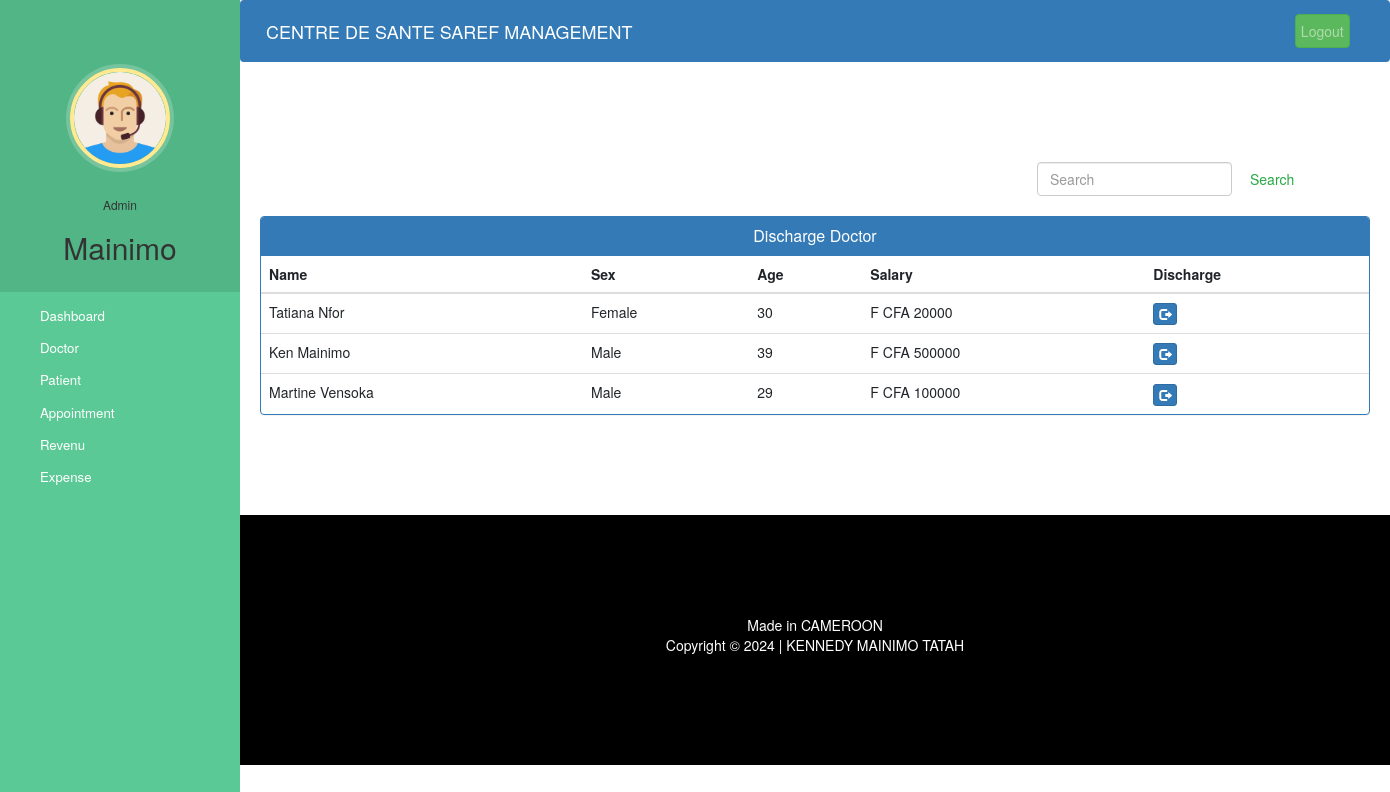
Screenshot of /admin-discharge-doctor (signed in) with the database file from the repository.
### hospital/models.py (models this page shows, shortened)
class Doctor(models.Model):
    user=models.OneToOneField(User,on_delete=models.CASCADE)
    profile_pic= models.ImageField(upload_to='profile_pic/DoctorProfilePic/',null=True,blank=True)
    address = models.CharField(max_length=40)
    salary = models.PositiveIntegerField(null=False,blank=True)
    sex = models.CharField(max_length=10,null=False,choices=sex,default='Male')
    age = models.IntegerField(null=False,blank=False)
    mobile = models.CharField(max_length=20,null=True)
    department = models.CharField(max_length=50,choices=departments,default='General dentist')
    status=models.BooleanField(default=False)
    admitDate=models.DateField(auto_now_add=True)
    @property
    def get_name(self):
        return self.user.first_name+" "+self.user.last_name

### hospital/views.py (the view)
# urls.py: path('admin-discharge-doctor', views.admin_discharge_doctor_view,name='admin-discharge-doctor'),
@login_required(login_url='adminlogin')
@user_passes_test(is_admin)
def admin_discharge_doctor_view(request):
    doctors=models.Doctor.objects.all().filter(status=True)
    return render(request,'hospital/admin_discharge_doctor.html',{'doctors':doctors})

### hospital/views.py (called while the page is built)
def is_admin(user):
    return user.groups.filter(name='ADMIN').exists()

### templates/hospital/admin_discharge_doctor.html (shortened to what this page needs)
{% extends 'hospital/admin_base.html' %}
{% block content %}
<head>
  <link href="//netdna.bootstrapcdn.com/bootstrap/3.0.0/css/bootstrap.min.css" rel="stylesheet" id="bootstrap-css">
</head>
<div class="container">
  <br><br>
  <form  action="/search-doctor" method="get" style="margin-left:70%;" class="form-inline my-2 my-lg-0">
    <input class="form-control mr-sm-2" type="search" placeholder="Search" name="query" id="query" aria-label="Search">
    <button class="btn btn-outline-success my-2 my-sm-0" type="submit">Search</button>
  </form>
  <br>
  <div class="panel panel-primary">
    <div class="panel-heading">
      <h6 class="panel-title">Discharge Doctor</h6>
    </div>
    <table class="table table-hover" id="dev-table">
      <thead>
        <tr>
          <th>Name</th>
          <th>Sex</th>
          <th>Age</th>
          <th>Salary</th>
          <th>Discharge</th>
        </tr>
      </thead>
      {% for p in doctors %}
      <tr>
        <td> {{p.get_name}}</td>
        <td>{{p.sex}}</td>
        <td>{{p.age}}</td>
        <td>F CFA {{p.salary}}</td>
        <td><a class="btn btn-primary btn-xs" href="{% url 'discharge-doctor' p.id  %}"><span class="glyphicon glyphicon-log-out"></span></a></td>
      </tr>
      {% endfor %}
    </table>
  </div>
</div>
{% endblock content %}

### templates/hospital/admin_base.html (shortened to what this page needs)
<!DOCTYPE html>
{% load static %}
<html lang="en">
<head>
  <link rel="stylesheet" href="https://stackpath.bootstrapcdn.com/bootstrap/4.3.1/css/bootstrap.min.css">
  <link rel="stylesheet" href="https://maxcdn.bootstrapcdn.com/font-awesome/4.7.0/css/font-awesome.min.css">
  <link rel="stylesheet" href="{% static '/style.css' %}">
</head>
<body>
  <nav class="menu" tabindex="0">
    <header class="avatar">
      <br><br>
     <img src="{% static "images/adminpropic.png" %}" />
     <br><br>
      <h6>Admin</h6>
      <h2>{{request.user.first_name}}</h2>
    </header>
    <ul>
      <li tabindex="0" class="icon-dashboard"> <a style="color:white; text-decoration:none;" href="/admin-dashboard"><span>Dashboard</span></a> </li>
      <li tabindex="0" class="icon-customers"> <a style="color:white; text-decoration:none;" href="/admin-doctor"><span>Doctor</span></a></li>
      <li tabindex="0" class="icon-users"> <a style="color:white; text-decoration:none;" href="/admin-patient"><span>Patient</span></a></li>
      <li tabindex="0" class="icon-calendar"> <a style="color:white; text-decoration:none;" href="/admin-appointment"><span>Appointment</span></a></li>
      <li tabindex="0" class="icon-finance"> <a style="color:white; text-decoration:none;" href="/admin-revenue-view"><span>Revenu</span></a></li>
      <li tabindex="0" class="icon-finance"> <a style="color:white; text-decoration:none;" href="/admin-expense"><span>Expense</span></a></li>
    </ul>
  </nav>
  <main>
    <div class="bs-example">
      <nav class="navbar navbar-expand-md  navbar-dark fixed-top" style="background:#337AB7;">
        <a href="/admin-dashboard" class="navbar-brand">CENTRE DE SANTE SAREF MANAGEMENT</a>
        <div class="collapse navbar-collapse justify-content-between" id="navbarCollapse">
          <div class="navbar-nav" style=" margin-left: 90%;">
            <form method="POST" action="{% url 'logout' %}">
              <button type="submit" class="nav-item nav-link btn btn-success float-lg-right">Logout</button>
            </form>
          </div>
        </div>
      </nav>
    </div>
    <br><br>
    {% block content %}
    {% endblock content %}
    <br><br><br><br>
    <footer>
      <div class="container">
        <div class="row">
          <div class="col-md-12 col-sm-12">
            <div style="color:#ffffff;" class="wow fadeInUp footer-copyright">
              <p>Made in CAMEROON <br>
                Copyright &copy; 2024 | KENNEDY MAINIMO TATAH </p>
            </div>
          </div>
        </div>
      </div>
    </footer>
  </main>
</body>
</html>

### static/style.css (style rules this page uses)
body { padding-left: 240px; }
main { position: relative; height: 100vh; }
.menu { background: #5bc995; height: 100vh; width: 240px; position: fixed; top: 0px; left: 0; z-index: 5; outline: none; }
.menu .avatar { background: rgba(0, 0, 0, 0.1); padding: 2em 0.5em; text-align: center; }
.menu .avatar img { width: 100px; border-radius: 50%; overflow: hidden; border: 4px solid #ffea92; box-shadow: 0 0 0 4px rgba(255, 255, 255, 0.2); }
.menu .avatar h2 { font-weight: normal; margin-bottom: 0; }
.menu ul { list-style: none; padding: 0.5em 0; margin: 0; }
.menu ul li { padding: 0.5em 1em 0.5em 3em; font-size: 0.95em; font-weight: regular; background-repeat: no-repeat; background-position: left 15px center; background-size: auto 20px; transition: all 0.15s linear; cursor: pointer; }
.menu ul li.icon-dashboard { background-image: url("http://www.entypo.com/images//gauge.svg"); }
.menu ul li.icon-customers { background-image: url("http://www.entypo.com/images//briefcase.svg"); }
.menu ul li.icon-users { background-image: url("http://www.entypo.com/images//users.svg"); }
.menu ul li.icon-calendar { background-image: url("http://www.entypo.com/images//calendar.svg"); }

### templates/hospital/admin_base.html (style rules this page uses)
a:link { text-decoration: none; }
a { color: white; }
footer { padding: 0px 0px 0px 0px; background-color: black; margin: 0px; }
p { text-align: center; }
body { padding-left: 240px; }
main { position: relative; height: 100vh; }
.menu { background: #5bc995; height: 100vh; width: 240px; position: fixed; top: 0px; left: 0; z-index: 5; outline: none; }
.menu .avatar { background: rgba(0, 0, 0, 0.1); padding: 2em 0.5em; text-align: center; }
.menu .avatar img { width: 100px; border-radius: 50%; overflow: hidden; border: 4px solid #ffea92; box-shadow: 0 0 0 4px rgba(255, 255, 255, 0.2); }
.menu .avatar h2 { font-weight: normal; margin-bottom: 0; }
.menu ul { list-style: none; padding: 0.5em 0; margin: 0; }
.menu ul li { padding: 0.5em 1em 0.5em 3em; font-size: 0.95em; font-weight: regular; background-repeat: no-repeat; background-position: left 15px center; background-size: auto 20px; transition: all 0.15s linear; cursor: pointer; }
.menu ul li.icon-dashboard { background-image: url("http://www.entypo.com/images//gauge.svg"); }
.menu ul li.icon-customers { background-image: url("http://www.entypo.com/images//briefcase.svg"); }
.menu ul li.icon-users { background-image: url("http://www.entypo.com/images//users.svg"); }
.menu ul li.icon-calendar { background-image: url("http://www.entypo.com/images//calendar.svg"); }

### templates/hospital/admin_discharge_doctor.html (style rules this page uses)
a:link { text-decoration: none; }
h6 { text-align: center; }
.row { margin: 100px; }

### rows the page displays
Doctor: get_name "Tatiana Nfor", sex "Female", age "30", salary "20000"
Doctor: get_name "Ken Mainimo", sex "Male", age "39", salary "500000"
Doctor: get_name "Martine Vensoka", sex "Male", age "29", salary "100000"

### other values shown
{{ request.user.first_name }} "Mainimo"
